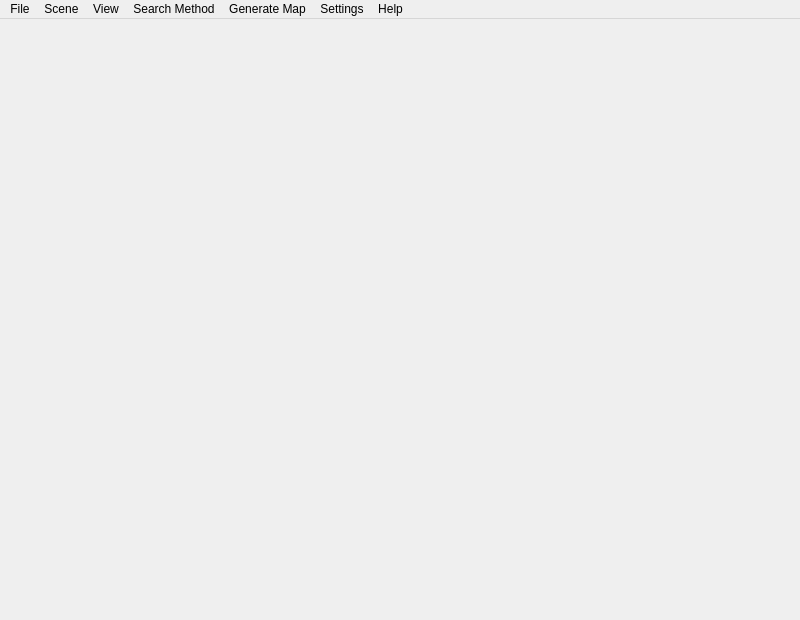
<?xml version="1.0" encoding="UTF-8"?>
<ui version="4.0">
 <class>AppWindowClass</class>
 <widget class="QMainWindow" name="AppWindowClass">
  <property name="geometry">
   <rect>
    <x>0</x>
    <y>0</y>
    <width>800</width>
    <height>620</height>
   </rect>
  </property>
  <property name="minimumSize">
   <size>
    <width>800</width>
    <height>620</height>
   </size>
  </property>
  <property name="windowTitle">
   <string>Motion</string>
  </property>
  <property name="windowIcon">
   <iconset>
    <normaloff>../../Resources/icon.ico</normaloff>../../Resources/icon.ico</iconset>
  </property>
  <property name="documentMode">
   <bool>false</bool>
  </property>
  <widget class="QWidget" name="centralWidget">
   <layout class="QGridLayout" name="gridLayout">
    <item row="1" column="0">
     <widget class="DisplayView" name="displayView" native="true"/>
    </item>
   </layout>
  </widget>
  <widget class="QMenuBar" name="menuBar">
   <property name="geometry">
    <rect>
     <x>0</x>
     <y>0</y>
     <width>800</width>
     <height>26</height>
    </rect>
   </property>
   <widget class="QMenu" name="menuFile">
    <property name="title">
     <string>File</string>
    </property>
    <addaction name="actionNew"/>
    <addaction name="actionOpen"/>
    <addaction name="separator"/>
    <addaction name="actionSave"/>
    <addaction name="actionSave_as"/>
    <addaction name="separator"/>
    <addaction name="actionExit"/>
   </widget>
   <widget class="QMenu" name="menuObject">
    <property name="title">
     <string>Scene</string>
    </property>
    <addaction name="actionCreate_Object"/>
    <addaction name="separator"/>
    <addaction name="actionReshape_Device"/>
    <addaction name="actionMove_Device"/>
    <addaction name="actionUndo_move"/>
    <addaction name="separator"/>
    <addaction name="actionFinish"/>
   </widget>
   <widget class="QMenu" name="menuView">
    <property name="title">
     <string>View</string>
    </property>
    <addaction name="actionDisplay_Minkowski"/>
    <addaction name="actionDisplay_Map"/>
    <addaction name="actionDisplay_path_info"/>
   </widget>
   <widget class="QMenu" name="menuMethod">
    <property name="title">
     <string>Search Method</string>
    </property>
    <addaction name="actionRapidly_exploring_random_tree"/>
    <addaction name="actionShortest_path_roadmap"/>
    <addaction name="actionVoronoi_map"/>
   </widget>
   <widget class="QMenu" name="menuHelp">
    <property name="title">
     <string>Help</string>
    </property>
    <addaction name="actionAbout"/>
   </widget>
   <widget class="QMenu" name="menuGenerate">
    <property name="title">
     <string>Generate Map</string>
    </property>
    <addaction name="actionRandom"/>
    <addaction name="actionLabyrinth"/>
    <addaction name="actionPolyLabyrinth"/>
   </widget>
   <widget class="QMenu" name="menuMode">
    <property name="title">
     <string>Settings</string>
    </property>
    <addaction name="actionUsing_sensors"/>
    <addaction name="actionSnapping"/>
   </widget>
   <addaction name="menuFile"/>
   <addaction name="menuObject"/>
   <addaction name="menuView"/>
   <addaction name="menuMethod"/>
   <addaction name="menuGenerate"/>
   <addaction name="menuMode"/>
   <addaction name="menuHelp"/>
  </widget>
  <action name="actionNew">
   <property name="text">
    <string>New</string>
   </property>
   <property name="shortcut">
    <string>Ctrl+N</string>
   </property>
  </action>
  <action name="actionOpen">
   <property name="text">
    <string>Open...</string>
   </property>
   <property name="shortcut">
    <string>Ctrl+O</string>
   </property>
  </action>
  <action name="actionSave">
   <property name="text">
    <string>Save</string>
   </property>
   <property name="shortcut">
    <string>Ctrl+S</string>
   </property>
  </action>
  <action name="actionCreate_Object">
   <property name="text">
    <string>Create Object</string>
   </property>
   <property name="shortcut">
    <string>Ctrl+W</string>
   </property>
  </action>
  <action name="actionReshape_Device">
   <property name="text">
    <string>Reshape Device</string>
   </property>
  </action>
  <action name="actionDisplay_Minkowski">
   <property name="checkable">
    <bool>true</bool>
   </property>
   <property name="checked">
    <bool>false</bool>
   </property>
   <property name="text">
    <string>Display Minkowski</string>
   </property>
  </action>
  <action name="actionDisplay_Map">
   <property name="checkable">
    <bool>true</bool>
   </property>
   <property name="checked">
    <bool>true</bool>
   </property>
   <property name="text">
    <string>Display roadmap</string>
   </property>
  </action>
  <action name="actionRapidly_exploring_random_tree">
   <property name="checkable">
    <bool>true</bool>
   </property>
   <property name="checked">
    <bool>false</bool>
   </property>
   <property name="text">
    <string>Rapidly-exploring random tree</string>
   </property>
  </action>
  <action name="actionExit">
   <property name="text">
    <string>Exit</string>
   </property>
  </action>
  <action name="actionAbout">
   <property name="icon">
    <iconset>
     <normaloff>../../Resources/motion.ico</normaloff>../../Resources/motion.ico</iconset>
   </property>
   <property name="text">
    <string>About...</string>
   </property>
  </action>
  <action name="actionSave_as">
   <property name="text">
    <string>Save as...</string>
   </property>
  </action>
  <action name="actionFinish">
   <property name="enabled">
    <bool>false</bool>
   </property>
   <property name="text">
    <string>Finish</string>
   </property>
   <property name="shortcut">
    <string>Ctrl+Q</string>
   </property>
  </action>
  <action name="actionMove_Device">
   <property name="text">
    <string>Drag Device</string>
   </property>
  </action>
  <action name="actionVisibility_graph">
   <property name="checkable">
    <bool>true</bool>
   </property>
   <property name="checked">
    <bool>true</bool>
   </property>
   <property name="text">
    <string>Visibility graph</string>
   </property>
  </action>
  <action name="actionShortest_path_roadmap">
   <property name="checkable">
    <bool>true</bool>
   </property>
   <property name="checked">
    <bool>false</bool>
   </property>
   <property name="text">
    <string>Shortest path roadmap</string>
   </property>
  </action>
  <action name="actionVoronoi_map">
   <property name="checkable">
    <bool>true</bool>
   </property>
   <property name="checked">
    <bool>true</bool>
   </property>
   <property name="text">
    <string>Voronoi Map</string>
   </property>
  </action>
  <action name="actionRandom">
   <property name="text">
    <string>Random</string>
   </property>
  </action>
  <action name="actionLabyrinth">
   <property name="text">
    <string>Labyrinth</string>
   </property>
  </action>
  <action name="actionPolyLabyrinth">
   <property name="text">
    <string>PolyLabyrinth</string>
   </property>
  </action>
  <action name="actionUndo_move">
   <property name="text">
    <string>Undo move</string>
   </property>
   <property name="shortcut">
    <string>Ctrl+Z</string>
   </property>
  </action>
  <action name="actionDisplay_path_info">
   <property name="checkable">
    <bool>true</bool>
   </property>
   <property name="text">
    <string>Display path info</string>
   </property>
  </action>
  <action name="actionUsing_sensors">
   <property name="checkable">
    <bool>true</bool>
   </property>
   <property name="checked">
    <bool>true</bool>
   </property>
   <property name="text">
    <string>Using sensors</string>
   </property>
  </action>
  <action name="actionSnapping">
   <property name="checkable">
    <bool>true</bool>
   </property>
   <property name="text">
    <string>Snapping</string>
   </property>
  </action>
 </widget>
 <layoutdefault spacing="6" margin="11"/>
 <customwidgets>
  <customwidget>
   <class>DisplayView</class>
   <extends>QWidget</extends>
   <header>Core/DisplayView.h</header>
  </customwidget>
 </customwidgets>
 <resources/>
 <connections/>
</ui>
